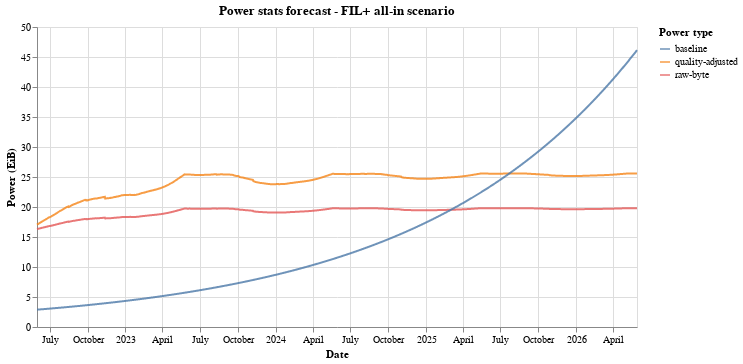

The code cell stored with this chart in its notebook:
### Markdown cell above
#### Plot results

### Code cell
source = df[["date", "total_power", "power_type"]]
source["total_power"] = source["total_power"]/1024.0
source = pd.concat([source, baseline_df])

alt.Chart(source).mark_line(opacity=0.8).encode(
    x=alt.X('date:T', title="Date"),
    y=alt.Y('total_power:Q', title="Power (EiB)"),
    color=alt.Color('power_type:N', legend=alt.Legend(title="Power type"))
).properties(
    width=600, height=300, title="Power stats forecast - FIL+ all-in scenario"
)

### Figure 1 — Vega-Lite specification as saved in the notebook (floating-point values rounded to 4 significant figures; data arrays with more than 128 entries replaced by an {"elided": "..."} marker saying what was removed)
{"$schema": "https://vega.github.io/schema/vega-lite/v4.17.0.json", "config": {"view": {"continuousHeight": 300, "continuousWidth": 400}}, "data": {"name": "data-e1bee366b1ff7c7f18c101de115db97a"}, "datasets": {"data-e1bee366b1ff7c7f18c101de115db97a": {"elided": "4380 records"}}, "encoding": {"color": {"field": "power_type", "legend": {"title": "Power type"}, "type": "nominal"}, "x": {"field": "date", "title": "Date", "type": "temporal"}, "y": {"field": "total_power", "title": "Power (EiB)", "type": "quantitative"}}, "height": 300, "mark": {"opacity": 0.8, "type": "line"}, "title": "Power stats forecast - FIL+ all-in scenario", "width": 600}
